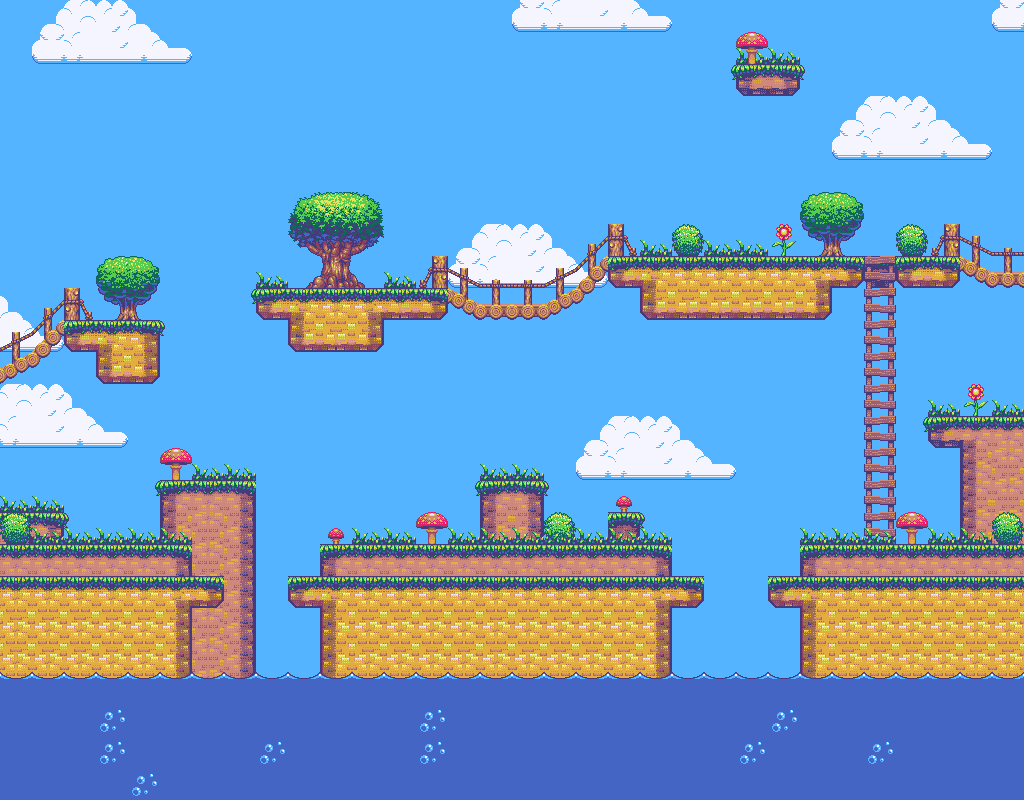

A level layout from a 2D game, rendered from its tile map. Below: a short description, then the map file with tile-grid data replaced by summaries:
An orthogonal 32x25 tile map with 32x32 px tiles, 5 tile layers (background, decoration, main, water, ...).

<map version="1.0" tiledversion="1.1.5" orientation="orthogonal" renderorder="right-down" width="32" height="25" tilewidth="32" tileheight="32" infinite="0" nextobjectid="1">
 <tileset firstgid="1" source="tileSet2.tsx" />
 <layer name="background" width="32" height="25">
  <data>[800 cells, 800 non-empty, 142 distinct tile ids]</data>
 </layer>
 <layer name="decoration" width="32" height="25">
  <data>[800 cells, 26 non-empty, 5 distinct tile ids]</data>
 </layer>
 <layer name="main" width="32" height="25">
  <data>[800 cells, 100 non-empty, 12 distinct tile ids]</data>
 </layer>
 <layer name="water" width="32" height="25">
  <data>[800 cells, 128 non-empty, 3 distinct tile ids]</data>
 </layer>
 <layer name="destructive" width="32" height="25">
  <data>[800 cells, 24 non-empty, 5 distinct tile ids]</data>
 </layer>
</map>
